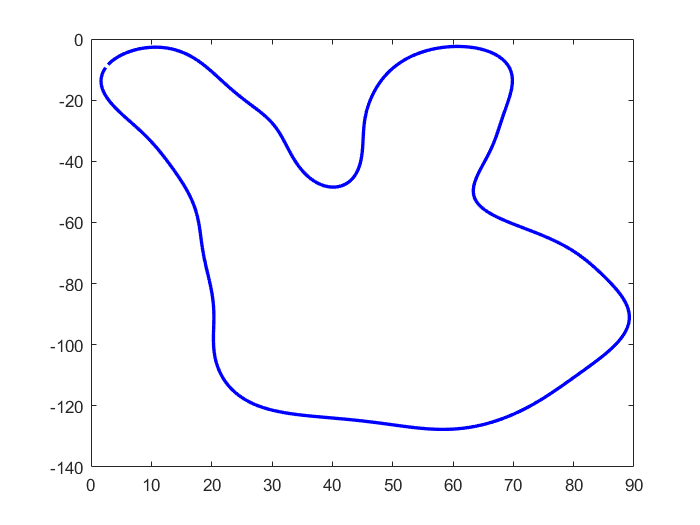
%> input picture GestureTwo.png, 700 x 525 px
$ octave --eval "result = outline(rgb2gray(imread('GestureTwo.png')));"   (GNU Octave 9; MATLAB toolbox functions it lacks are replaced by stand-ins)
%> lines starting %> are read from the running program, lines starting %| are printed output that depends on the picture; in (x1, y1, x2, y2) boxes, pixels count from 0 and x2, y2 are one past the last pixel; in counts of white or black regions, pixels touching at a corner belong together; the program's own positions count from 1
%%Function for extracting outline of object; Q.K., 2008.4.29
%%Deaprtment of Automation, Tsinghua Univ. Beijing 100084, China.

function [outline]=outline(I)


[junk threshold] = edge(I, 'sobel');
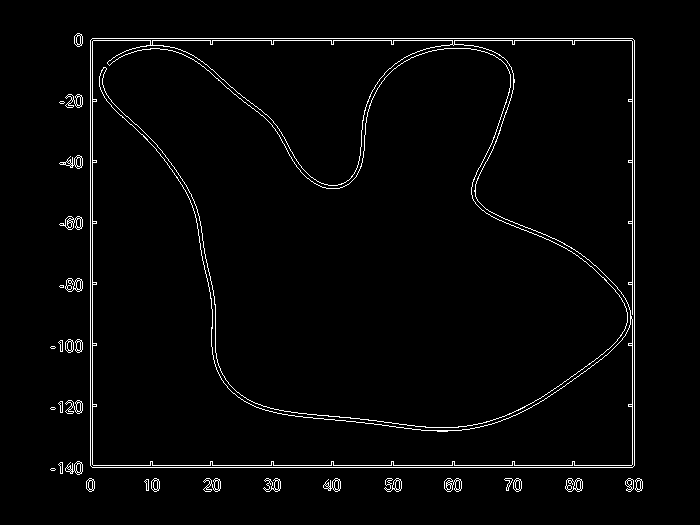
%> junk: size 525x700 logical; 2.5% white in thin lines or dots, all inside (x1, y1, x2, y2) = (50, 33, 643, 492)
%> threshold = 0.154
fudgeFactor = .5;
BWs = edge(I,'sobel', threshold * fudgeFactor);

%Step 3: Dilate the image
se90 = strel('line', 3, 90);
se0 = strel('line', 3, 0);
BWsdil = imdilate(BWs, [se90 se0]);
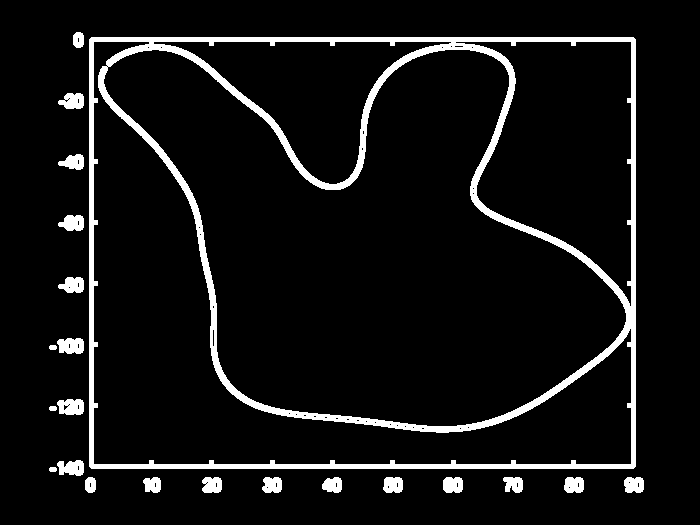
%> BWsdil: size 525x700 logical; 7.3% white; 22 white regions, largest, box (x1, y1, x2, y2) and area: (89, 37, 636, 469) 21766, (57, 338, 84, 354) 358, (57, 399, 84, 415) 356

%Step 4: Fill interior gaps
BWdfill = imfill(BWsdil, 'holes');
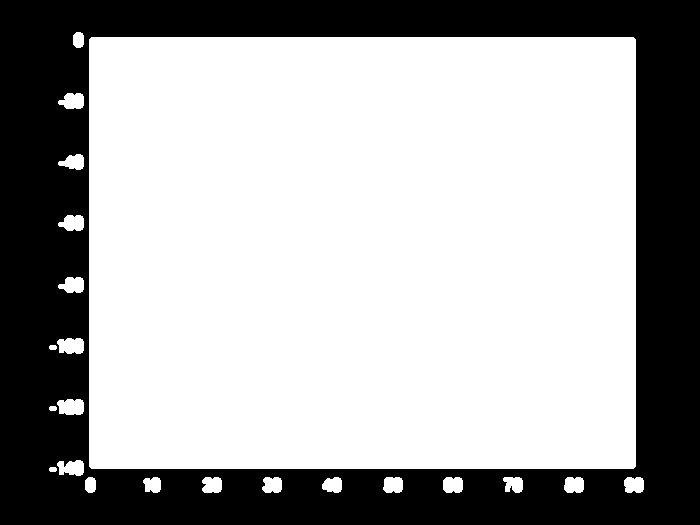
%> BWdfill: size 525x700 logical; 65.7% white; 1 black region, box (x1, y1, x2, y2) and area: (0, 0, 700, 525) 126041

%Step 5: Remove connected objects on border
BWnobord = imclearborder(BWdfill, 4);

%Step 6: Smoothen the object
seD = strel('diamond',1);
BWfinal = imerode(BWnobord,seD);
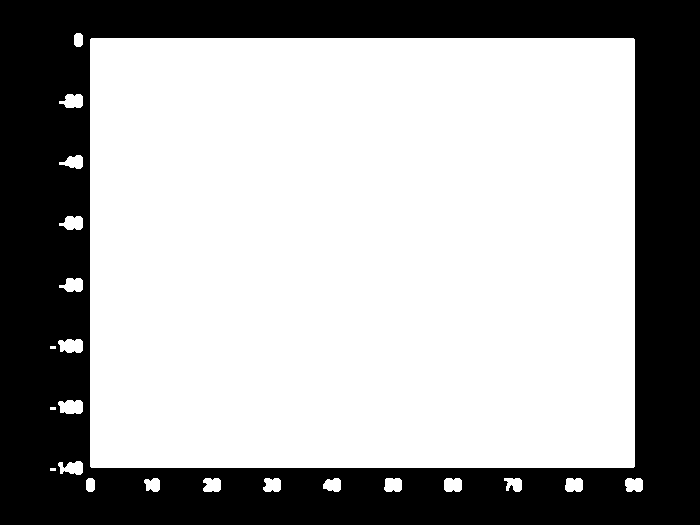
%> BWfinal: size 525x700 logical; 64.9% white; 1 black region, box (x1, y1, x2, y2) and area: (0, 0, 700, 525) 129148
BWfinal = imerode(BWfinal,seD);
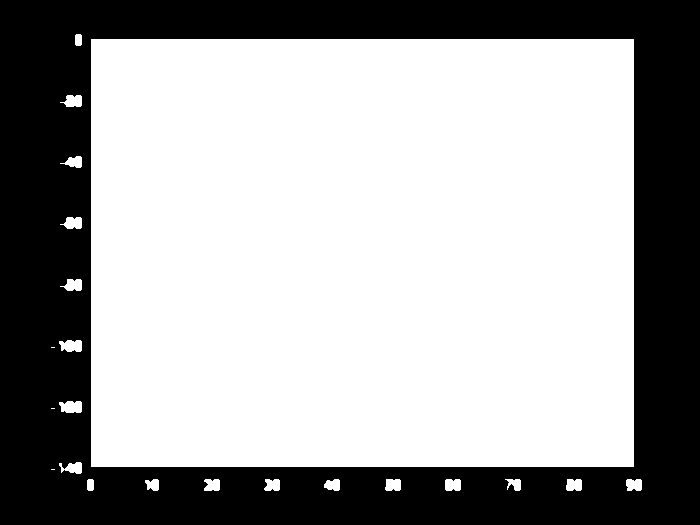
%> BWfinal: size 525x700 logical; 64.1% white; 1 black region, box (x1, y1, x2, y2) and area: (0, 0, 700, 525) 132114
bw = bwareaopen(BWfinal,30); % % fill a gap in the pen's cap
%> bw: size 525x700 logical; 64% white; 1 black region, box (x1, y1, x2, y2) and area: (0, 0, 700, 525) 132126
[B,L] = bwboundaries(bw,'noholes');
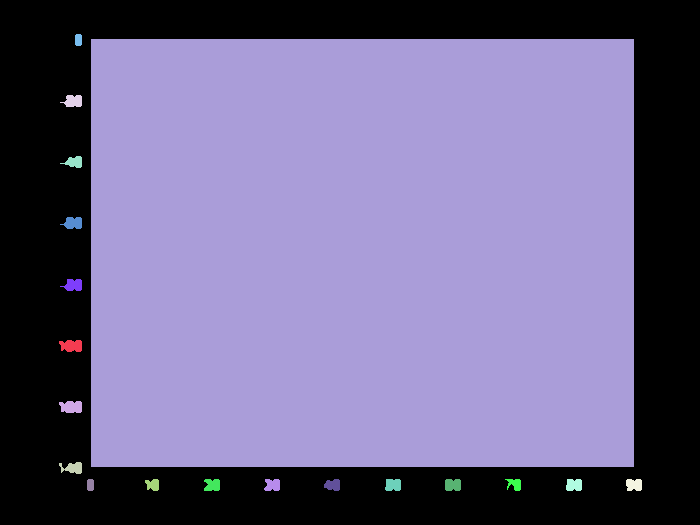
%> L: size 525x700 double; 20 distinct labels, from 0 to 19; one colour per label, 0 black
%> B = 19 boundaries; largest, box (x1, y1, x2, y2) and points: (91, 39, 634, 467) 1939, (59, 462, 82, 474) 65, (59, 340, 82, 352) 61, (59, 401, 82, 413) 61, (60, 95, 82, 107) 57
outline = B{1};
%> outline = 61 rows, first 12: [342 60; 342 61; 342 62; 342 63; 343 64; 344 65; 343 66; 342 67; 341 68; 341 69; 341 70; 341 71]
%> `result = outline(rgb2gray(imread('GestureTwo.png')));`: result has the same summary as outline in outline
